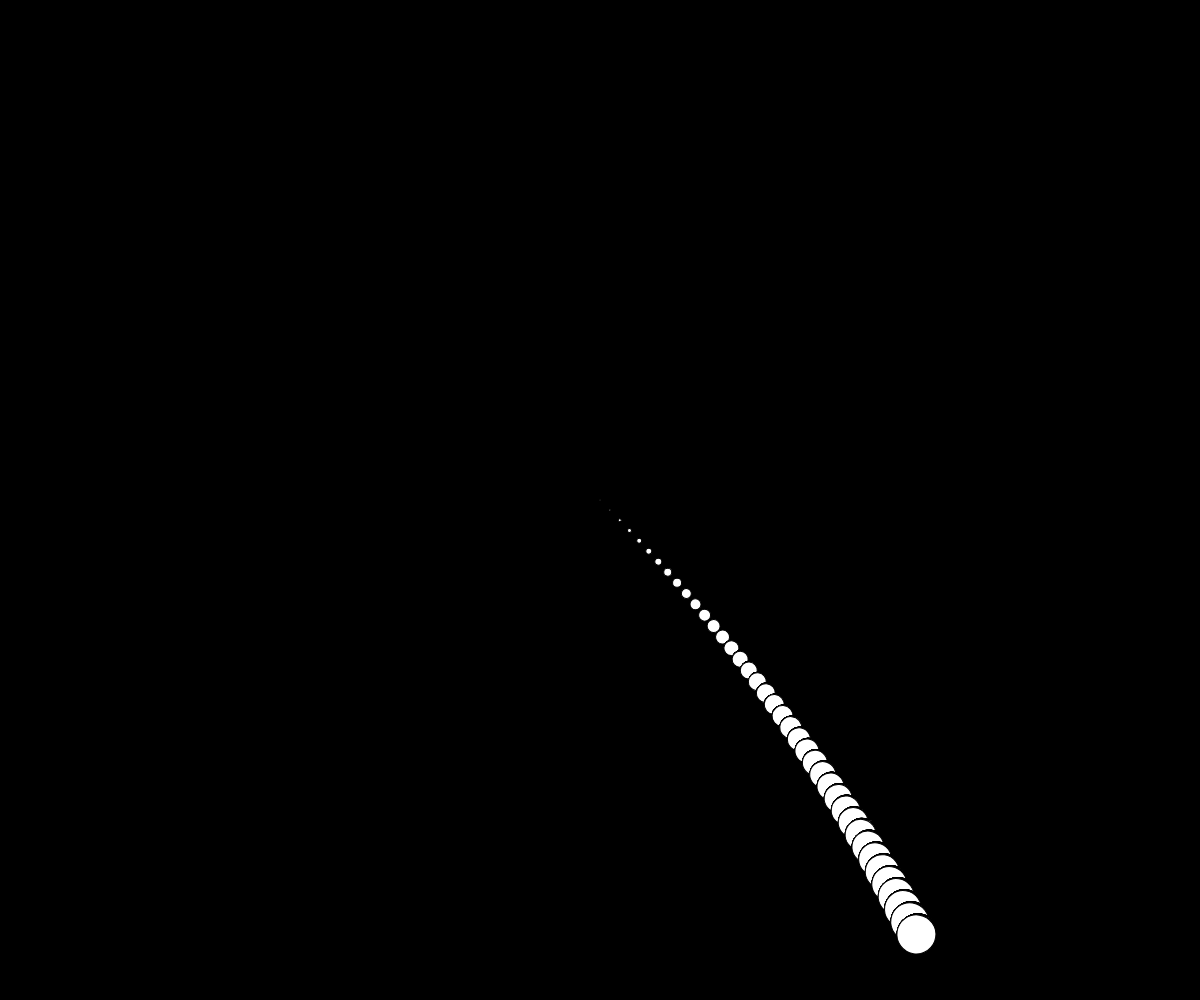
Frame 1 (no input)
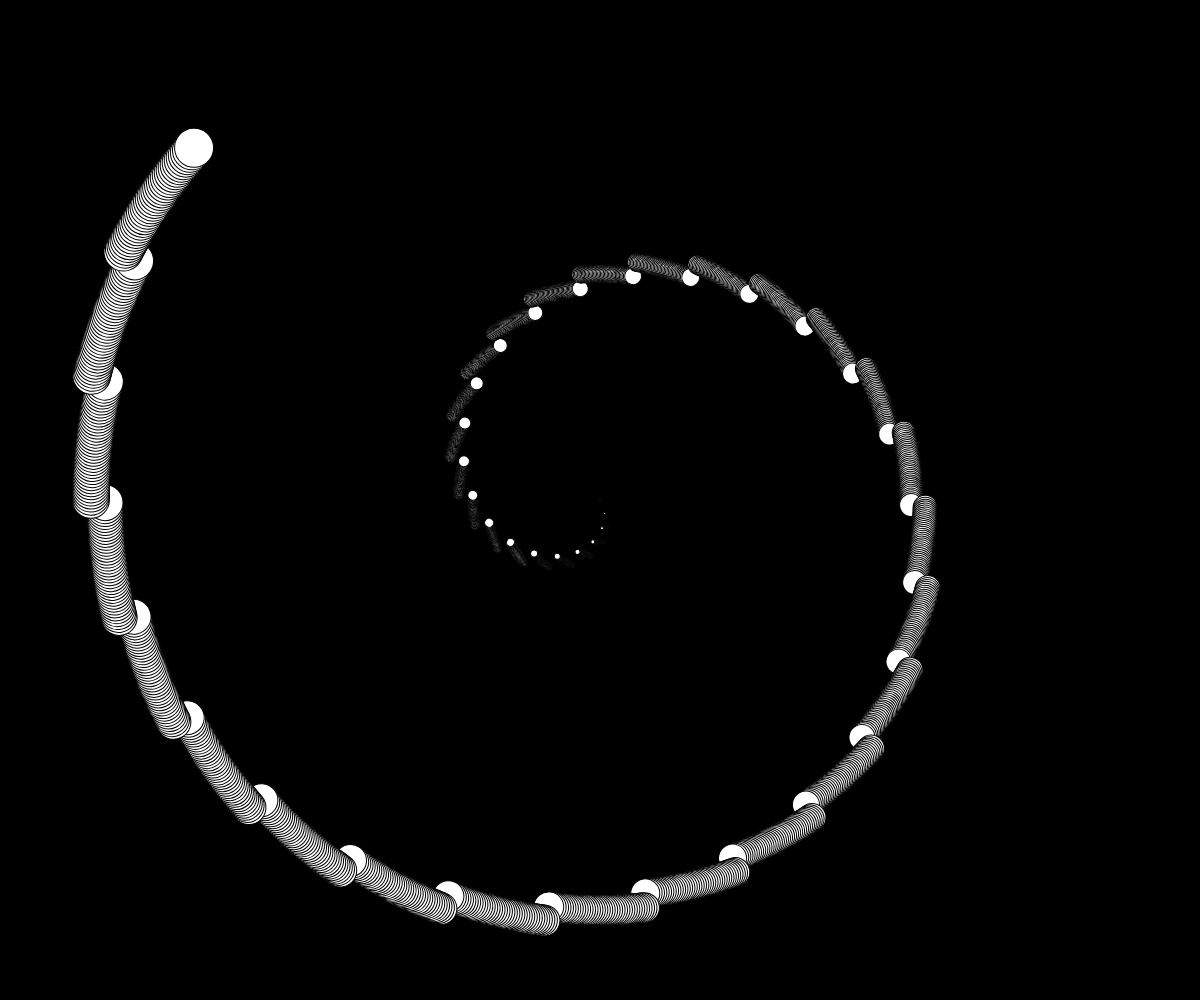
Frame 60 (no input)
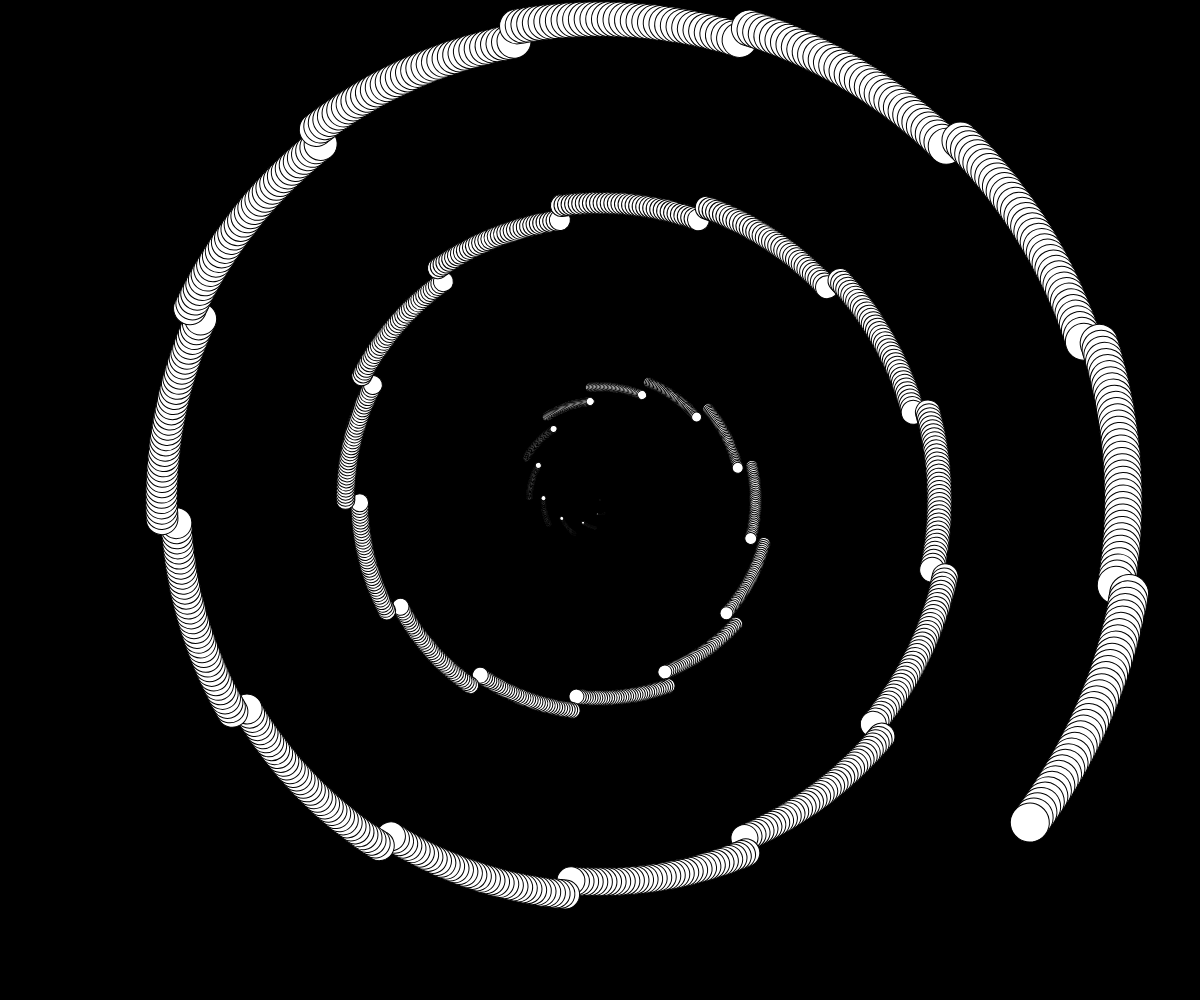
Frame 120 (the mouse pressed at the canvas centre since frame 60)

The p5.js sketch that drew these frames (run headless with seeded random() and noise() and a simulated clock; from frame 60 on, the mouse is pressed at the canvas centre):

// p5.js sketch
// ── sketch.js
function setup() {
  createCanvas(windowWidth, windowHeight);
}
function windowResized() {
  resizeCanvas(windowWidth, windowHeight);
}
function draw() {
  background(0);
  rectMode(CENTER);
 
  translate(width/2, height/2);
  for (let i=0; i<39; i++) {
    
  for (let j=0; j<40; j++) {
      circle(10*i, 10*i, 1+i, 1+i );
     rotate(frameCount*0.0001);
    }
  }
    
  }
